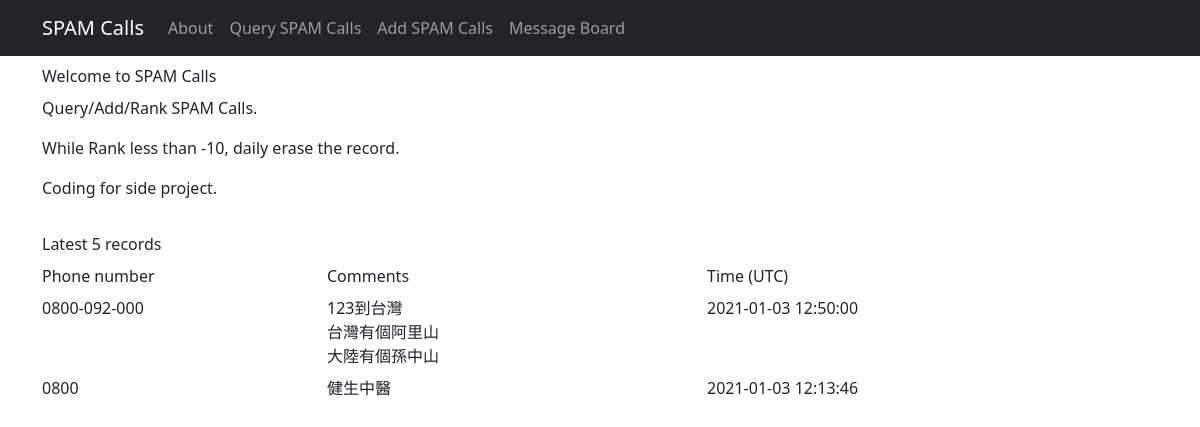
/about, run on the app's committed database.
### tables this page shows
CREATE TABLE calls (
            id INTEGER PRIMARY KEY AUTOINCREMENT,
            phone TEXT NOT NULL,
            comments TEXT NOT NULL,
            time TIMESTAMP DEFAULT CURRENT_TIMESTAMP,
            rank INTEGER DEFAULT 0
        );

### routes.py (the view)
@app.route("/", methods=["GET"])
@app.route("/about", methods=["GET"])
def about():
    sql = "select * from calls order by id desc limit 5"
    with sqlite3.connect(database) as con:
        con.row_factory = sqlite3.Row
        cur = con.cursor()
        cur.execute(sql)
        data = cur.fetchall()
    if data == []:
        return render_template("about.html", action='query', msg="")
    return render_template("about.html", data=data)

### templates/about.html (shortened to what this page needs)
{% extends "template.html" %}
{% block body %}
<div class="container">
    <label class="form-label">Welcome to SPAM Calls</label>
    <p class="text-justify">Query/Add/Rank SPAM Calls.</p>
    <p class="text-justify">While Rank less than -10, daily erase the record.</p>
    <p class="text-justify">Coding for side project.</p>
</div>
<div class="container">
    {% if msg != "" %}
    <label class="form-label">Latest 5 records</label>
    <div class="row mb-2">
        <div class="col-3">Phone number</div>
        <div class="col-4">Comments</div>
        <div class="col-4">Time (UTC)</div>
    </div>
    {% for rec in data %}
    <div class="row mb-2">
        <div class="col-3">{{ rec["phone"] }}</div>
        <div class="col-4 newline">{{ rec["comments"].replace("\n","<br>")|safe }}</div>
        <div class="col-4">{{ rec["time"] }}</div>
    </div>
    {% endfor %}
    {% endif %}
</div>
{% endblock %}

### data on the page
calls: phone "0800-092-000", comments.replace "123到台灣 台灣有個阿里山 大陸有個孫中山", time "2021-01-03 12:50:00"
calls: phone "0800", comments.replace "健生中醫", time "2021-01-03 12:13:46"
